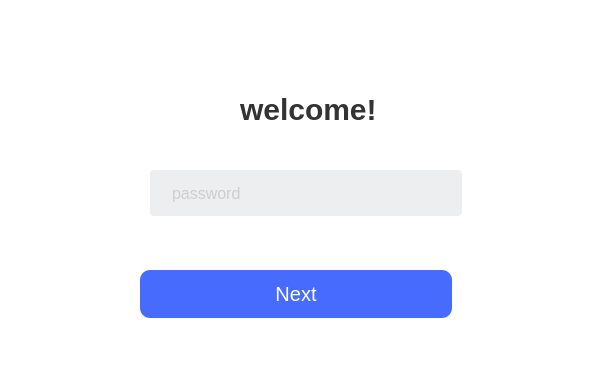
<?xml version="1.0" encoding="UTF-8"?>
<ui version="4.0">
 <class>Welcome</class>
 <widget class="QDialog" name="Welcome">
  <property name="geometry">
   <rect>
    <x>0</x>
    <y>0</y>
    <width>592</width>
    <height>380</height>
   </rect>
  </property>
  <property name="windowTitle">
   <string>Dialog</string>
  </property>
  <property name="styleSheet">
   <string notr="true">QDialog{
	background-color: rgb(255, 255, 255);
}
QLineEdit {
	color:#ADADAD;
    border: 0px solid rgb(41, 57, 85);
    border-radius: 4px; 
    background: #EDEEF0;  
    selection-background-color: green; 
	font-family: &quot;Microsoft YaHei&quot;;
    font-size: 16px ;
	padding-left:20px;
	padding-right:20px;
	placeholderText:&quot;password&quot;
}
 
 QLineEdit[echoMode=&quot;2&quot;] {
      lineedit-password-character: 9679;
}

QLineEdit:hover {
    border: 1px solid rgba(71,107,253,1);; 
}

</string>
  </property>
  <widget class="QLabel" name="label">
   <property name="geometry">
    <rect>
     <x>240</x>
     <y>90</y>
     <width>152</width>
     <height>38</height>
    </rect>
   </property>
   <property name="styleSheet">
    <string notr="true">	font-family: &quot;Microsoft YaHei&quot;;
	font:bold 30px;
    color: #333333;</string>
   </property>
   <property name="text">
    <string>welcome!</string>
   </property>
  </widget>
  <widget class="QLineEdit" name="lineEdit_password">
   <property name="geometry">
    <rect>
     <x>150</x>
     <y>170</y>
     <width>312</width>
     <height>46</height>
    </rect>
   </property>
   <property name="text">
    <string/>
   </property>
   <property name="echoMode">
    <enum>QLineEdit::Password</enum>
   </property>
   <property name="placeholderText">
    <string>password</string>
   </property>
  </widget>
  <widget class="QPushButton" name="pushButton">
   <property name="geometry">
    <rect>
     <x>140</x>
     <y>270</y>
     <width>312</width>
     <height>48</height>
    </rect>
   </property>
   <property name="styleSheet">
    <string notr="true">QPushButton {
	background-color:rgba(28%,42%,99%,100%);
	border-width:0;
    padding:4px;  
	border-style:inset;  
	border-radius:10px;  
	color:white;
	font-family: &quot;Microsoft YaHei&quot;;
	font-size: 20px;
}
QPushButton#pushButton:pressed {  
    /* 改变背景色   
    background-color:rgb(40,85,20); */
    /* 使文字有一点移动 */  
    padding-left:6px;  
    padding-top:6px;  
}  
</string>
   </property>
   <property name="text">
    <string>Next</string>
   </property>
  </widget>
 </widget>
 <resources/>
 <connections/>
</ui>
